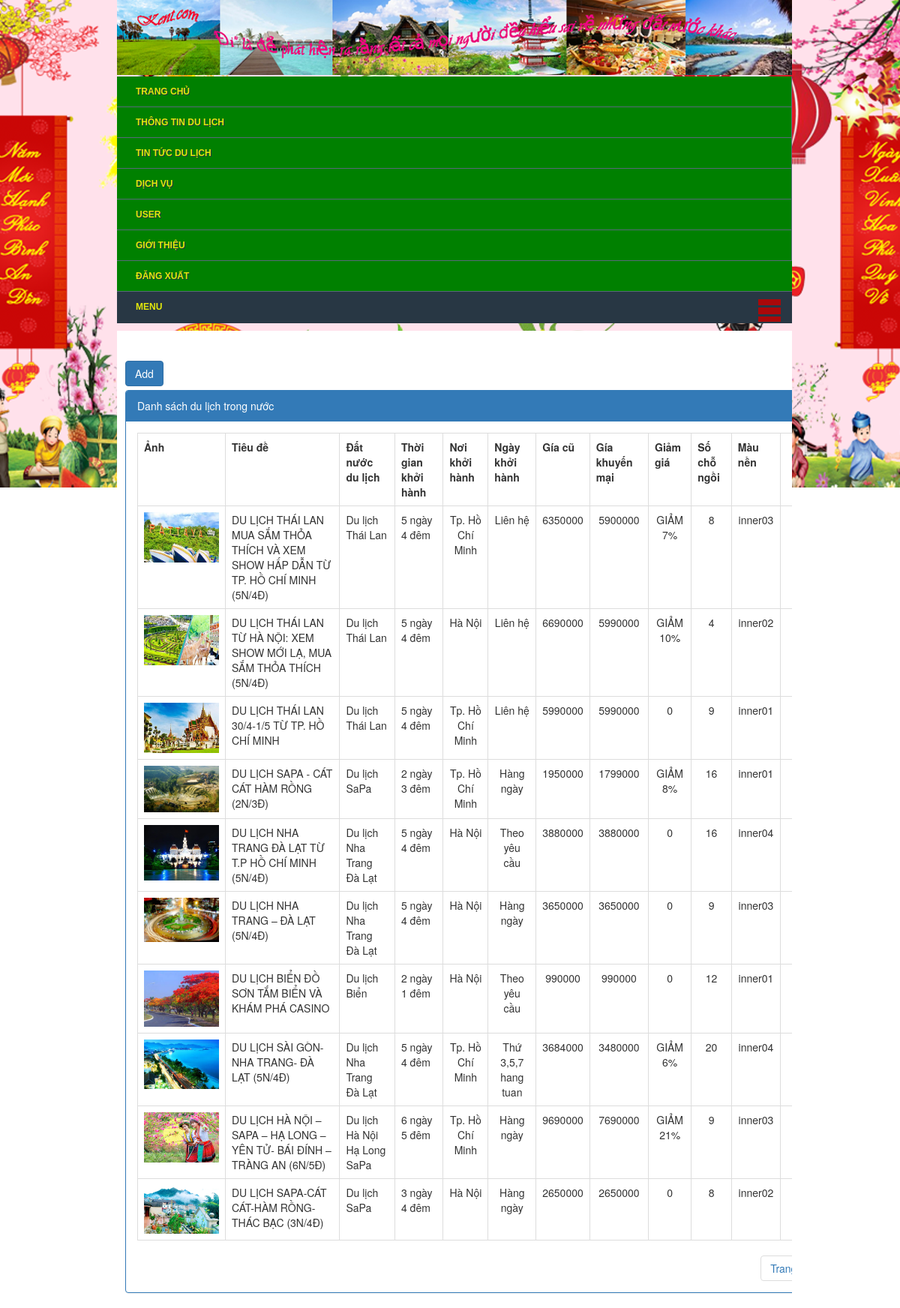
The page /admin.php?controller=thong_tin_du_lich (signed in) on the database its author committed.
### tables this page shows
CREATE TABLE `thong_tin_du_lich` (
  `pk_id` int(11) NOT NULL,
  `dat_nuoc_du_lich` varchar(100) NOT NULL,
  `fk_danh_muc` int(11) NOT NULL,
  `hot` int(11) NOT NULL,
  `ten` varchar(500) NOT NULL,
  `du_lich_trong_nuoc` int(11) NOT NULL,
  `du_lich_ngoai_nuoc` int(11) NOT NULL,
  `thoi_gian` varchar(100) NOT NULL,
  `khoi_hanh` varchar(255) NOT NULL,
  `fk_tim_kiem_khoi_hanh` int(11) NOT NULL,
  `ngay_khoi_hanh` varchar(255) NOT NULL,
  `gia_cu` float NOT NULL,
  `gia_moi` float NOT NULL,
  `tim_kiem_gia` varchar(200) NOT NULL,
  `giam_gia` varchar(100) NOT NULL,
  `so_cho_ngoi` int(11) NOT NULL,
  `anh` varchar(500) NOT NULL,
  `mau_nen` varchar(100) NOT NULL,
  `lich_trinh` text NOT NULL
);

### controller/backend/controller_thong_tin_du_lich.php (called while the page is built, shortened)
<?php
	class controller_thong_tin_du_lich extends controller{
		public function __construct(){
			$so_ban_ghi_tren_1_trang = 10;
			$trang = isset($_GET["p"])&&$_GET["p"]>0?$_GET["p"]:1;
			$tu_ban_ghi = ($trang-1)*$so_ban_ghi_tren_1_trang;
			$arr = $this->model->fetch("select * from thong_tin_du_lich order by pk_id desc limit $tu_ban_ghi,$so_ban_ghi_tren_1_trang");
			include "view/backend/view_thong_tin_du_lich.php";
		}
	}
	new controller_thong_tin_du_lich();
 ?>

### application/controller.php (called while the page is built, shortened)
<?php
	class controller{
		public function __construct(){
			$this->model = new model();
		}
	}
?>

### application/model.php (called while the page is built, shortened)
<?php
	class model{
		public function fetch($sql){
			global $link;
			$result = mysqli_query($link,$sql);
			$arr = array();
			while($rows = mysqli_fetch_array($result))
				$arr[] = $rows;
			return $arr;
		}
	}
 ?>

### view/backend/view_thong_tin_du_lich.php (the view, shortened to what this page needs)
<div class="col-md-10 col-xs-offset-1" style="width: 1020px; margin: 40px 0 0 -9px;">
	<div style="margin-bottom: 5px;">
		<a href="admin.php?controller=add_edit_thong_tin_du_lich&act=add" class="btn btn-primary">Add</a>
	</div>
	<div class="panel panel-primary">
		<div class="panel-heading">
			Danh sách du lịch trong nước
		</div>
		<div class="panel-body">
			<table class="table table-hover table-bordered">
				<tr>
					<th style="width: 100px;">Ảnh</th>
					<th>Tiêu đề</th>
					<th>Đất nước du lịch</th>
					<th>Thời gian khởi hành</th>
					<th>Nơi khởi hành</th>
					<th>Ngày khởi hành</th>
					<th>Gía cũ</th>
					<th>Gía khuyến mại</th>
					<th>Giảm giá</th>
					<th>Số chỗ ngồi</th>
					<th>Màu nền</th>
					<th style="width: 100px; text-align: center;"></th>
					<?php
						foreach($arr as $row)
						{
					?>
					<tr>
						<td style="text-align:center;">
							<img src="public/frontend/upload/thong_tin_du_lich/<?php echo $row["anh"];?>" style="width: 100px;">
						</td>
						<td><?php echo $row["ten"];?></td>
						<td style="margin-left: 5px;"><?php echo $row["dat_nuoc_du_lich"];?></td>
						<td style="margin-left: 5px;"><?php echo $row["thoi_gian"];?></td>
						<td style="text-align:center;"><?php echo $row["khoi_hanh"];?></td>
						<td style="text-align:center;"><?php echo $row["ngay_khoi_hanh"];?></td>
						<td style="text-align:center;"><?php echo $row["gia_cu"];?></td>
						<td style="text-align:center;"><?php echo $row["gia_moi"];?></td>
						<td style="text-align:center;"><?php echo $row["giam_gia"];?></td>
						<td style="text-align:center;"><?php echo $row["so_cho_ngoi"];?></td>
						<td style="text-align: center;"><?php echo $row["mau_nen"];?></td>
						<td style="text-align: center;">
						</td>
					</tr>
					<?php } ?>
				</tr>
			</table>
		<div>
				<ul class="pagination pull-right">
					<li><a href="#">Trang</a></li>
				</ul>
			</div>
		</div>
	</div>
</div>

### admin.php (shortened to what this page needs)
<?php
	include "config.php";
	include "application/model.php";
	include "application/controller.php";
	if(isset($_SESSION["username"]) == false){
		include "controller/backend/controller_login.php";
	}else{
		$c = isset($_GET["controller"])?$_GET["controller"]:"";
		if($c !="")
			$controller = "controller/backend/controller_$c.php";
		else
			$controller = "";
		include "view/backend/view_layout.php";
	}
?>

### view/backend/view_layout.php (shortened to what this page needs)
<!DOCTYPE html>
<html>
<head>
	<link rel="stylesheet" type="text/css" href="public/frontend/css/common.css">
	<link rel="stylesheet" type="text/css" href="public/frontend/css/index.css">
	<link rel="stylesheet" type="text/css" href="public/frontend/css/responsive.css">
	<link rel="stylesheet" type="text/css" href="public/backend/css/base.css">
	<link rel="stylesheet" href="https://maxcdn.bootstrapcdn.com/font-awesome/4.4.0/css/font-awesome.min.css">
	 <link rel="stylesheet" type="text/css" href="public/backend/css/bootstrap.min.css">
</head>
<body style="background-image:url(public/frontend/image/main_bg.png)">
	<div id="container">
		<div id=header>
			<div class="logo ">
				<img src="public/frontend/image/logo.png">
			</div>
			<div class="menu">
				<nav class="clearfix">
				    <ul class="clearfix">
				        <li><a href="#">Trang chủ</a></li>
				        <li><a href="admin.php?controller=thong_tin_du_lich">Thông tin du lịch</a></li>
				        <li><a href="admin.php?controller=tin_tuc_du_lich">Tin tức du lịch</a>
            			</li>
				        <li><a href="admin.php?controller=dich_vu">Dịch vụ</a>
				        </li>
				        <li><a href="admin.php?controller=user">User</a></li>
				        <li><a href="admin.php?controller=gioi_thieu">Giới thiệu</a></li>
				        <li><a href="admin.php?act=logout">Đăng xuất</a></li>
				    </ul>
	    		<a href="#" id="pull">Menu</a>
			</nav>
			</div>
		</div>
		<div id="content">
        	<?php
          		if(file_exists($controller))
            		include $controller;
        	?>
      	</div>
		</div>
</body>
</html>

### public/frontend/css/common.css (style rules this page uses)
body { padding: 0; margin: 0; font-family: 'FontAwesome'; font-size: 14px; }
body { word-wrap: break-word; background-attachment: fixed; background-color: #fff; background-repeat: no-repeat; background-position: top center; height: 100%; overflow: hidden; overflow-y: scroll; }
#header .logo img { width: 75%; margin-left: 13%; margin-bottom: 2px; }
nav { height: 40px; width: 75%; margin-left: 13%; background: green; font-size: 12px; font-family: 'PT Sans', Arial, sans-serif; font-weight: bold; position: relative; border-bottom: 2px solid #283744; text-transform: uppercase; }
nav ul { padding: 0; margin: 0 auto; width: 1020px; height: 40px; }
nav li { display: inline; float: left; }
.clearfix:before, .clearfix:after { content: " "; display: table; }
.clearfix:after { clear: both; }
.clearfix { *zoom: 1; }
nav ul li { position: relative; }
nav a { color: #e3e80c; display: inline-block; width: 145px; text-align: center; text-decoration: none; line-height: 40px; text-shadow: 1px 1px 0px #283744; }
nav li a { border-right: 1px solid #fff; box-sizing:border-box; -moz-box-sizing:border-box; -webkit-box-sizing:border-box; }
nav li:last-child a { border-right: 0; }
nav a#pull { display: none; }
#content { width: 75%; margin-left: 13%; overflow: hidden; margin-top: 10px; padding: 0 5px 0; background: #fff; }

### public/frontend/css/responsive.css (style rules this page uses)
[class*="col-"] { float: left; margin-left: 13.5%; }
* { box-sizing: border-box; }
@media only screen and (max-width: 1240px) { #header .logo img { margin-left: 13%; } }
@media only screen and (max-width: 1240px) { nav { height: auto; } }
@media only screen and (max-width: 1240px) { nav ul { width: 100%; display: block; height: auto; } }
@media only screen and (max-width: 1240px) { nav li { width: 100%; float: left; position: relative; } }
@media only screen and (max-width: 1240px) { nav li a { border-bottom: 1px solid #576979; border-right: 1px solid #576979; } }
@media only screen and (max-width: 1240px) { nav a { text-align: left; width: 100%; text-indent: 25px; } }
@media only screen and (max-width: 1240px) { nav a#pull { display: block; background-color: #283744; width: 100%; position: relative; } }
@media only screen and (max-width: 1240px) { nav a#pull:after { content:""; background: url('../image/menu-expand.png') no-repeat; width: 30px; height: 30px; display: block; position: absolute; right: 15px; top: 10px; } }

### public/backend/css/base.css (style rules this page uses)
a { text-decoration: none; color: #0838f4; }

### view/backend/view_thong_tin_du_lich.php (style rules this page uses)
.pagination { padding: 0px; margin: 0px; }

### rows shown on the page
thong_tin_du_lich: anh (picture), ten "DU LỊCH THÁI LAN MUA SẮM THỎA THÍCH VÀ XEM SHOW HẤP DẪN TỪ TP. HỒ CHÍ MINH (5N/4Đ)", dat_nuoc_du_lich "Du lịch Thái Lan", thoi_gian "5 ngày 4 đêm", khoi_hanh "Tp. Hồ Chí Minh", ngay_khoi_hanh "Liên hệ", gia_cu "6350000", gia_moi "5900000", giam_gia "GIẢM 7%", so_cho_ngoi "8", mau_nen "inner03"
thong_tin_du_lich: anh (picture), ten "DU LỊCH THÁI LAN TỪ HÀ NỘI: XEM SHOW MỚI LẠ, MUA SẮM THỎA THÍCH (5N/4Đ)", dat_nuoc_du_lich "Du lịch Thái Lan", thoi_gian "5 ngày 4 đêm", khoi_hanh "Hà Nội", ngay_khoi_hanh "Liên hệ", gia_cu "6690000", gia_moi "5990000", giam_gia "GIẢM 10%", so_cho_ngoi "4", mau_nen "inner02"
thong_tin_du_lich: anh (picture), ten "DU LỊCH THÁI LAN 30/4-1/5 TỪ TP. HỒ CHÍ MINH", dat_nuoc_du_lich "Du lịch Thái Lan", thoi_gian "5 ngày 4 đêm", khoi_hanh "Tp. Hồ Chí Minh", ngay_khoi_hanh "Liên hệ", gia_cu "5990000", gia_moi "5990000", giam_gia "0", so_cho_ngoi "9", mau_nen "inner01"
thong_tin_du_lich: anh (picture), ten "DU LỊCH SAPA - CÁT CÁT HÀM RỒNG (2N/3Đ)", dat_nuoc_du_lich "Du lịch SaPa", thoi_gian "2 ngày 3 đêm", khoi_hanh "Tp. Hồ Chí Minh", ngay_khoi_hanh "Hàng ngày", gia_cu "1950000", gia_moi "1799000", giam_gia "GIẢM 8%", so_cho_ngoi "16", mau_nen "inner01"
thong_tin_du_lich: anh (picture), ten "DU LỊCH NHA TRANG ĐÀ LẠT TỪ T.P HỒ CHÍ MINH (5N/4Đ)", dat_nuoc_du_lich "Du lịch Nha Trang Đà Lạt", thoi_gian "5 ngày 4 đêm", khoi_hanh "Hà Nội", ngay_khoi_hanh "Theo yêu cầu", gia_cu "3880000", gia_moi "3880000", giam_gia "0", so_cho_ngoi "16", mau_nen "inner04"
thong_tin_du_lich: anh (picture), ten "DU LỊCH NHA TRANG – ĐÀ LẠT (5N/4Đ)", dat_nuoc_du_lich "Du lịch Nha Trang Đà Lạt", thoi_gian "5 ngày 4 đêm", khoi_hanh "Hà Nội", ngay_khoi_hanh "Hàng ngày", gia_cu "3650000", gia_moi "3650000", giam_gia "0", so_cho_ngoi "9", mau_nen "inner03"
thong_tin_du_lich: anh (picture), ten "DU LỊCH BIỂN ĐỒ SƠN TẮM BIỂN VÀ KHÁM PHÁ CASINO", dat_nuoc_du_lich "Du lịch Biển", thoi_gian "2 ngày 1 đêm", khoi_hanh "Hà Nội", ngay_khoi_hanh "Theo yêu cầu", gia_cu "990000", gia_moi "990000", giam_gia "0", so_cho_ngoi "12", mau_nen "inner01"
thong_tin_du_lich: anh (picture), ten "DU LỊCH SÀI GÒN-NHA TRANG- ĐÀ LẠT (5N/4Đ)", dat_nuoc_du_lich "Du lịch Nha Trang Đà Lạt", thoi_gian "5 ngày 4 đêm", khoi_hanh "Tp. Hồ Chí Minh", ngay_khoi_hanh "Thứ 3,5,7 hang tuan", gia_cu "3684000", gia_moi "3480000", giam_gia "GIẢM 6%", so_cho_ngoi "20", mau_nen "inner04"
thong_tin_du_lich: anh (picture), ten "DU LỊCH HÀ NỘI – SAPA – HẠ LONG – YÊN TỬ- BÁI ĐÍNH – TRÀNG AN (6N/5Đ)", dat_nuoc_du_lich "Du lịch Hà Nội Hạ Long SaPa", thoi_gian "6 ngày 5 đêm", khoi_hanh "Tp. Hồ Chí Minh", ngay_khoi_hanh "Hàng ngày", gia_cu "9690000", gia_moi "7690000", giam_gia "GIẢM 21%", so_cho_ngoi "9", mau_nen "inner03"
thong_tin_du_lich: anh (picture), ten "DU LỊCH SAPA-CÁT CÁT-HÀM RỒNG-THÁC BẠC (3N/4Đ)", dat_nuoc_du_lich "Du lịch SaPa", thoi_gian "3 ngày 4 đêm", khoi_hanh "Hà Nội", ngay_khoi_hanh "Hàng ngày", gia_cu "2650000", gia_moi "2650000", giam_gia "0", so_cho_ngoi "8", mau_nen "inner02"
